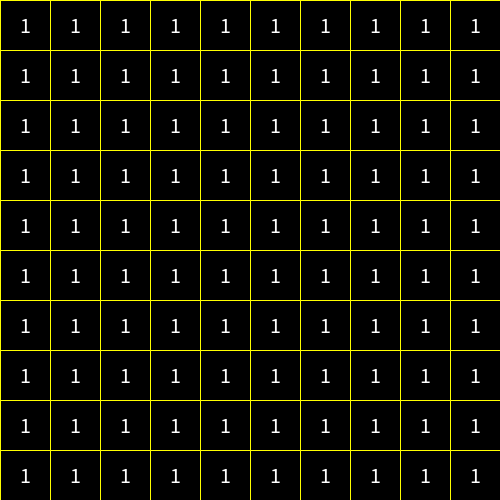
Frame 1 (no input)
Frame 60 (the mouse pressed at the canvas centre just before this capture): identical to frame 1, image omitted
Frame 120 (the mouse held since frame 60 and released just before this capture): identical to frame 1, image omitted

The Processing sketch that drew this single still picture (run headless with seeded random() and noise(); from frame 60 on, the mouse is pressed at the canvas centre):

// Processing sketch: grillaConArreglos
// ── grillaConArreglos.pde
int cant = 10;
int tam;
int [][] num = new int[cant][cant];
void setup() {
  size(500, 500);
  textSize(22);
  textAlign(CENTER, CENTER);
  tam = width/cant;
  for (int i=0; i<cant; i++) {
    for (int j=0; j<cant; j++) {
      num[i][j] = 1;
    }
  }
}
void draw() {
  background(0);
  for (int i=0; i<cant; i++) {
    for (int j=0; j<cant; j++) {
      noFill();
      stroke(255, 255, 0);
      rect(i*tam, j*tam, tam, tam);
      text(num[i][j], i*tam+tam/2, j*tam+tam/2);
    }
  }
}
void mousePressed() {
  for (int i=0; i<cant; i++) {
    for (int j=0; j<cant; j++) {
      if (presionado(i,j,tam)) {
        num[i][j] = num[i][j]*2;
      }
    }
  }
}
boolean presionado(int x, int y, int pochoclo) {
  if (mouseX>x*pochoclo && mouseX<x*pochoclo+pochoclo && mouseY>y*pochoclo && mouseY<y*pochoclo+pochoclo) {
    return true;
  } else {
    return false;
  }
}
